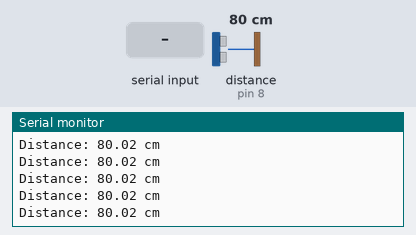
The sketch below on a simulated Arduino Uno, built with avr-gcc and run on an emulated ATmega328P. Parts: the last lines printed to the serial monitor. Wiring (inferred from the names in the program): ultrasonic range finder: trigger pin 9; echo pin 8. The test bench sets the inputs (shaded band); at power-on: distance to the obstacle (sensor on pin 8) 80 cm. The echo pulse lasts 58.3 µs per cm.

Above: at 1.2 s.
1.3 s: distance to the obstacle (sensor on pin 8) set to 35 cm
At 1.6 s:
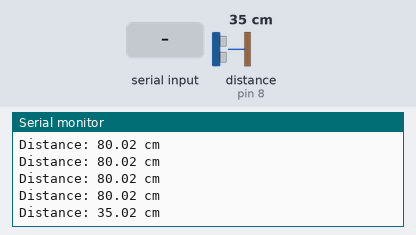
4.3 s: "forward" received over the second serial link
At 4.68 s:
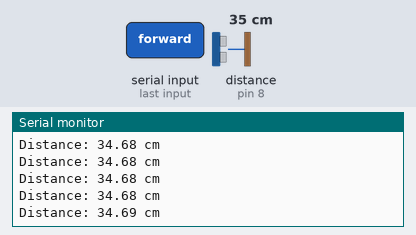
5.8 s: distance to the obstacle (sensor on pin 8) set to 120 cm
At 5.9 s:
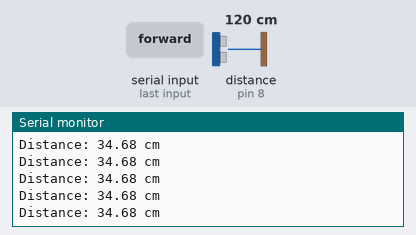
7.6 s: "back" received over the second serial link
9.1 s: "right" received over the second serial link
10.8 s: "left" received over the second serial link
Timing chart, 0 to 13.5 s (numbered marks = the images above; inputs shaded):
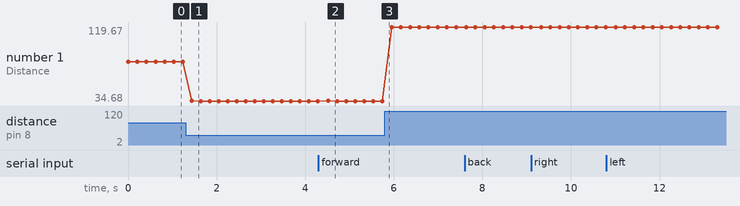

The sketch:

Voice_Controll.ino
```cpp
#include <SoftwareSerial.h>
SoftwareSerial BT(10, 11);  //TX, RX
String readvoice;
// int RMF = 3; // IN1
// int RMB = 4; //  IN2
// int LMF = 5; // IN3
// int LMB = 6; // IN4

const int trigPin = 9; // ultrasonic sensor
const int echoPin = 8;
long duration;
float pulse_width, distance;

void setup() {

  BT.begin(9600);
  Serial.begin(9600);

  pinMode(trigPin, OUTPUT);  // Sets the trigPin as an Output
  pinMode(echoPin, INPUT);   // Sets the echoPin as an Input

  digitalWrite(trigPin, LOW);
  delayMicroseconds(2);
}

void loop() {
  digitalWrite(trigPin, HIGH);
  delayMicroseconds(5);
  digitalWrite(trigPin, LOW);

  // Reads the echoPin, returns the sound wave travel time in microseconds
  pulse_width = pulseIn(echoPin, HIGH);

  // Calculating the distance
  distance = (pulse_width * .0343) / 2;
  Serial.print("Distance: ");
  Serial.print(distance);

  Serial.println(" cm");
  delay(200);

  while (BT.available()) {
    delay(5);
    char c = BT.read();
    readvoice += c;
  }

    if (distance <= 60) {
      digitalWrite(6, LOW);
      digitalWrite(3, LOW);
      digitalWrite(4, LOW);
      digitalWrite(5, LOW);
    }
  else if (readvoice.length() > 0) {

    Serial.println(readvoice);

    if (readvoice == "forward") {
      digitalWrite(6, HIGH);  //in1
      digitalWrite(3, LOW);   //in2
      digitalWrite(4, HIGH);  //in3
      digitalWrite(5, LOW);   //in4
    } else if (readvoice == "back") {
      digitalWrite(6, LOW);
      digitalWrite(3, HIGH);
      digitalWrite(4, LOW);
      digitalWrite(5, HIGH);
    } else if (readvoice == "right") {
      digitalWrite(6, HIGH);
      digitalWrite(3, LOW);
      digitalWrite(4, LOW);
      digitalWrite(5, LOW);
    } else if (readvoice == "left") {
      digitalWrite(6, LOW);
      digitalWrite(3, LOW);
      digitalWrite(4, HIGH);
      digitalWrite(5, LOW);
    } else if (readvoice == "stop") {
      digitalWrite(6, LOW);
      digitalWrite(3, LOW);
      digitalWrite(4, LOW);
      digitalWrite(5, LOW);
      }
      readvoice = "";
}


    // else if (readvoice == "dance") {
    //   digitalWrite(RMF, LOW);
    //   digitalWrite(RMB, HIGH);
    //   digitalWrite(LMF, LOW);
    //   digitalWrite(LMB, LOW);
    //   delay(400);
    //   digitalWrite(RMF, HIGH);
    //   digitalWrite(RMB, LOW);
    //   digitalWrite(LMF, HIGH);
    //   digitalWrite(LMB, LOW);
    //   delay(600);
    //   digitalWrite(RMF, LOW);
    //   digitalWrite(RMB, HIGH);
    //   digitalWrite(LMF, HIGH);
    //   digitalWrite(LMB, LOW);
    //   delay(500);
    //   digitalWrite(RMF, HIGH);
    //   digitalWrite(RMB, LOW);
    //   digitalWrite(LMF, LOW);
    //   digitalWrite(LMB, HIGH);
    //   delay(500);
    //   digitalWrite(RMF, LOW);
    //   digitalWrite(RMB, HIGH);
    //   digitalWrite(LMF, LOW);
    //   digitalWrite(LMB, LOW);
    //   delay(400);
    //   digitalWrite(RMF, HIGH);
    //   digitalWrite(RMB, LOW);
    //   digitalWrite(LMF, HIGH);
    //   digitalWrite(LMB, LOW);
    //   delay(600);
    //   digitalWrite(RMF, LOW);
    //   digitalWrite(RMB, HIGH);
    //   digitalWrite(LMF, HIGH);
    //   digitalWrite(LMB, LOW);
    //   delay(500);
    //   digitalWrite(RMF, HIGH);
    //   digitalWrite(RMB, LOW);
    //   digitalWrite(LMF, LOW);
    //   digitalWrite(LMB, HIGH);
    //   delay(500);
    //   digitalWrite(RMF, LOW);
    //   digitalWrite(RMB, HIGH);
    //   digitalWrite(LMF, LOW);
    //   digitalWrite(LMB, LOW);
    //   delay(400);
    //   digitalWrite(RMF, HIGH);
    //   digitalWrite(RMB, LOW);
    //   digitalWrite(LMF, HIGH);
    //   digitalWrite(LMB, LOW);
    //   delay(600);
    //   digitalWrite(RMF, LOW);
    //   digitalWrite(RMB, HIGH);
    //   digitalWrite(LMF, HIGH);
    //   digitalWrite(LMB, LOW);
    //   delay(500);
    //   digitalWrite(RMF, HIGH);
    //   digitalWrite(RMB, LOW);
    //   digitalWrite(LMF, LOW);
    //   digitalWrite(LMB, HIGH);
    //   delay(500);
    //   digitalWrite(RMF, LOW);
    //   digitalWrite(RMB, HIGH);
    //   digitalWrite(LMF, LOW);
    //   digitalWrite(LMB, LOW);
    //   delay(400);
    //   digitalWrite(RMF, HIGH);
    //   digitalWrite(RMB, LOW);
    //   digitalWrite(LMF, HIGH);
    //   digitalWrite(LMB, LOW);
    //   delay(600);
    //   digitalWrite(RMF, LOW);
    //   digitalWrite(RMB, HIGH);
    //   digitalWrite(LMF, HIGH);
    //   digitalWrite(LMB, LOW);
    //   delay(500);
    //   digitalWrite(RMF, HIGH);
    //   digitalWrite(RMB, LOW);
    //   digitalWrite(LMF, LOW);
    //   digitalWrite(LMB, HIGH);
    //   delay(500);
    //   digitalWrite(RMF, LOW);
    //   digitalWrite(RMB, HIGH);
    //   digitalWrite(LMF, LOW);
    //   digitalWrite(LMB, LOW);
    //   delay(400);
    //   digitalWrite(RMF, HIGH);
    //   digitalWrite(RMB, LOW);
    //   digitalWrite(LMF, HIGH);
    //   digitalWrite(LMB, LOW);
    //   delay(600);
    //   digitalWrite(RMF, LOW);
    //   digitalWrite(RMB, HIGH);
    //   digitalWrite(LMF, HIGH);
    //   digitalWrite(LMB, LOW);
    //   delay(500);
    //   digitalWrite(RMF, HIGH);
    //   digitalWrite(RMB, LOW);
    //   digitalWrite(LMF, LOW);
    //   digitalWrite(LMB, HIGH);
    //   delay(500);
    //   digitalWrite(RMF, LOW);
    //   digitalWrite(RMB, HIGH);
    //   digitalWrite(LMF, LOW);
    //   digitalWrite(LMB, LOW);
    //   delay(400);
    //   digitalWrite(RMF, HIGH);
    //   digitalWrite(RMB, LOW);
    //   digitalWrite(LMF, HIGH);
    //   digitalWrite(LMB, LOW);
    //   delay(600);
    //   digitalWrite(RMF, LOW);
    //   digitalWrite(RMB, HIGH);
    //   digitalWrite(LMF, HIGH);
    //   digitalWrite(LMB, LOW);
    //   delay(500);
    //   digitalWrite(RMF, HIGH);
    //   digitalWrite(RMB, LOW);
    //   digitalWrite(LMF, LOW);
    //   digitalWrite(LMB, HIGH);
    //   delay(500);
    //   digitalWrite(RMF, LOW);
    //   digitalWrite(RMB, HIGH);
    //   digitalWrite(LMF, LOW);
    //   digitalWrite(LMB, LOW);
    //   delay(400);
    //   digitalWrite(RMF, HIGH);
    //   digitalWrite(RMB, LOW);
    //   digitalWrite(LMF, HIGH);
    //   digitalWrite(LMB, LOW);
    //   delay(600);
    //   digitalWrite(RMF, LOW);
    //   digitalWrite(RMB, HIGH);
    //   digitalWrite(LMF, HIGH);
    //   digitalWrite(LMB, LOW);
    //   delay(500);
    //   digitalWrite(RMF, HIGH);
    //   digitalWrite(RMB, LOW);
    //   digitalWrite(LMF, LOW);
    //   digitalWrite(LMB, HIGH);
    //   delay(500);
    //   digitalWrite(RMF, LOW);
    //   digitalWrite(RMB, HIGH);
    //   digitalWrite(LMF, LOW);
    //   digitalWrite(LMB, LOW);
    //   delay(400);
    //   digitalWrite(RMF, HIGH);
    //   digitalWrite(RMB, LOW);
    //   digitalWrite(LMF, HIGH);
    //   digitalWrite(LMB, LOW);
    //   delay(600);
    //   digitalWrite(RMF, LOW);
    //   digitalWrite(RMB, HIGH);
    //   digitalWrite(LMF, HIGH);
    //   digitalWrite(LMB, LOW);
    //   delay(500);
    //   digitalWrite(RMF, HIGH);
    //   digitalWrite(RMB, LOW);
    //   digitalWrite(LMF, LOW);
    //   digitalWrite(LMB, HIGH);
    //   delay(500);
    // }

}
```

Measured:
- after the input at 1.3 s, the serial monitor: prints a new line after 0.14 s (image 1)
- after the input at 4.3 s, the serial monitor: prints a new line after 0.22 s (image 2)
- plotted number 1: 80.02 → 34.68 after the input at 1.3 s, 34.68 → 119.67 after the input at 5.8 s
